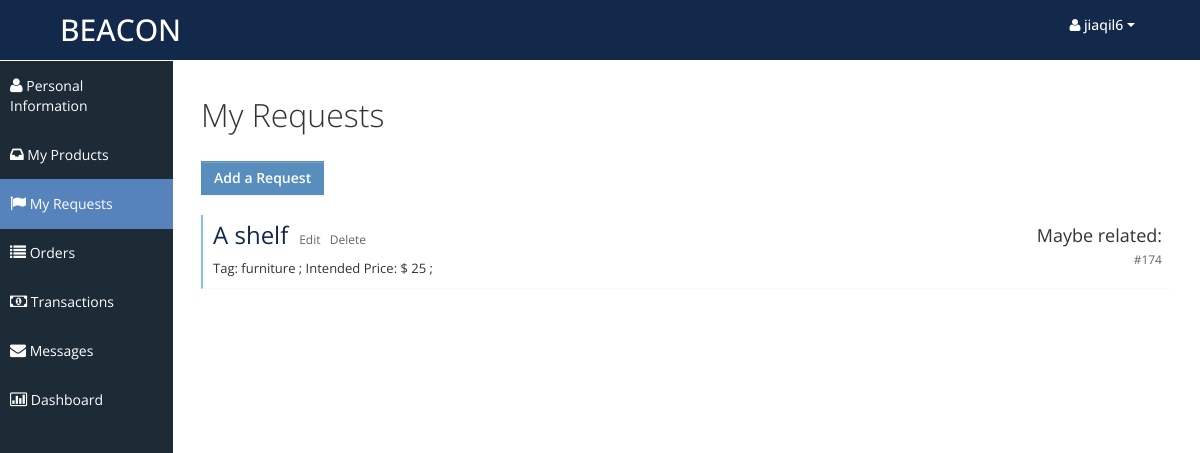
The page /myrequests.php (signed in) on the database its author committed.
### tables this page shows
CREATE TABLE `Requests` (
  `RequestId` int NOT NULL,
  `BuyerId` varchar(50) DEFAULT NULL,
  `ProductName` varchar(50) DEFAULT NULL,
  `Tag` varchar(50) DEFAULT NULL,
  `Description` varchar(500) DEFAULT NULL,
  `Image` varchar(100) DEFAULT NULL,
  `IntendedPrice` double DEFAULT NULL,
  `SaleId` int DEFAULT NULL,
  `DatePost` timestamp NOT NULL DEFAULT CURRENT_TIMESTAMP
);

### myrequests.php (the view, shortened to what this page needs)
<?php
	$curr_user = $_SESSION['curr_user'];
	if (empty($curr_user)) {
		$msg = "curr_user is empty";
	}
	else {
		$conn = connectDB();
		$sql = "SELECT * FROM Requests WHERE BuyerId = '$curr_user'";
		$result = $conn->query($sql);
		$array = array();
		while($row = mysqli_fetch_assoc($result)){
			$array[]=$row;
		}
	}
?>
<!DOCTYPE html>
<html lang="en">
<head>
	<link id="bootstrap-style" href="css/bootstrap.min.css" rel="stylesheet">
	<link href="css/bootstrap-responsive.min.css" rel="stylesheet">
	<link id="base-style" href="css/style.css" rel="stylesheet">
	<link id="base-style-responsive" href="css/style-responsive.css" rel="stylesheet">
</head>
<body>
	<div class="navbar">
		<div class="navbar-inner">
			<div class="container-fluid">
				<a class="brand" href="index.php"><span>BEACON</span></a>
				<div class="nav-no-collapse header-nav">
					<ul class="nav pull-right">
						<li class="dropdown">
							<a class="btn dropdown-toggle" data-toggle="dropdown" href="#">
								<span><span><i class="icon-user"> </i><?php echo $curr_user; ?></span></span>
								<span class="caret"></span>
							</a>
						</li>
					</ul>
				</div>
			</div>
		</div>
	</div>
	<div class="container-fluid-full">
	<div class="row-fluid">
	<div id="sidebar-left" class="span2">
		<div class="nav-collapse sidebar-nav">
			<ul class="nav nav-tabs nav-stacked main-menu">
				<li><a href="myprofile.php"><i class="icon-user"></i><span class="hidden-tablet"> Personal Information</span></a></li>
				<li><a href="myproducts.php"><i class="icon-inbox"></i><span class="hidden-tablet"> My Products</span></a></li>
				<li><a href="myrequests.php"><i class="icon-flag"></i><span class="hidden-tablet"> My Requests</span></a></li>
				<li><a href="myorders.php"><i class="icon-list"></i><span class="hidden-tablet"> Orders</span></a></li>
				<li><a href="mytransactions.php"><i class="icon-money"></i><span class="hidden-tablet"> Transactions</span></a></li>
				<li><a href="messages.html"><i class="icon-envelope"></i><span class="hidden-tablet"> Messages</span></a></li>
				<li><a href="dashboard.php"><i class="icon-bar-chart"></i><span class="hidden-tablet"> Dashboard</span></a></li>
			</ul>
		</div>
	</div>
	<div id="content" class="span10">
		<div class="row-fluid">
			<div class="span12">
				<h1>My Requests</h1> </br>
				<a href= "post_request.php" class="btn btn-primary" style="font-weight:600;"> Add a Request </a>
				<?php foreach($array as $val): ?>
				<div class="task none" style="margin-top:10px;">
					<div class="desc">
						<span class="title">
							<a href="single-product.php?Id=<?php echo $val['RequestId'];?>&choosedb=Requests" style="color:#13294B;font-size:x-large;"><?php echo $val['ProductName']; ?></a>
						</span>&nbsp;
						<a href="edit_request.php?id=<?php echo $val['RequestId'];?>" style="font-size:12px;">Edit </a>&nbsp;
						<a href="javascript:void(0);" onclick="delete_post(<?php echo $val['RequestId']; ?>, 'Requests')" style="font-size:12px;">Delete</a>
						<div style="font-size:13px; margin-top:8px;">
							Tag: <?php echo $val['Tag']; ?> ;
							Intended Price: $ <?php echo $val['IntendedPrice']; ?> ;
						</div>
					</div>
					<div class="time">
					<div class="date"> <?php echo $val['SaleId']==null ? "Requesting": "Maybe related:"; ?> </div>
						<div> <a href="single-product.php?Id=<?php echo $val['SaleId'];?>&choosedb=Sales"><?php echo $val['SaleId']==null ? "": "#".$val['SaleId']; ?></a> </div>
					</div>
				</div>
				<?php endforeach; ?>
			</div>
		</div>
	</div>
	</div>
	</div>
</body>
</html>

### css/style.css (style rules this page uses)
body { background: #F5F5F5; color: #333; border: none; font-family: 'Open Sans', sans-serif; font-weight: 400; }
a { color: #646464; }
h1 { font-size: 32px; line-height: 32px; font-weight: 300; }
.navbar { margin-bottom: 0px; }
.navbar-inner { margin-bottom: 0px; min-height: 60px; padding-right: 20px; padding-left: 20px; background: #13294b; filter: none; text-shadow: 1px 1px 1px #13294b; border: none; color: #fff; -webkit-border-radius: 0px; -moz-border-radius: 0px; border-radius: 0px; *zoom: 1; border-bottom: 1px solid #fff; }
.navbar-inner a { color: #7b7b7b; text-shadow: 0 -1px 1px #1e3877; }
.navbar-inner a i { margin-top: 2px; }
a.brand span { color: #fff; text-shadow: none; }
.header-nav { padding: 0px; color: #fff !important; background: #000 !important; }
.header-nav .nav { margin: 0px; }
.header-nav .btn { display: inline-block; padding: 21px 20px; margin-top: 0px; margin-left: 0px; font-size: 14px; line-height: 20px; text-align: center; text-shadow: none; vertical-align: middle; cursor: pointer; background: transparent; border-left: none; border-right: none; border-top: 0px; border-bottom: 0px; -webkit-border-radius: 0px; -moz-border-radius: 0px; border-radius: 0px; -webkit-box-shadow: none !important; -moz-box-shadow: none !important; box-shadow: none !important; }
.header-nav a.btn { color: #fff !important; text-shadow: none !important; padding: 15px 25px !important; }
.header-nav .btn .caret { border-top-color: #fff !important; border-bottom-color: #fff !important; }
#sidebar-left { background: #1C2B36; }
.sidebar-nav > ul { margin: 0px; padding-bottom: 1px; font-size: 14px; }
.nav-tabs.nav-stacked > li > a, .nav-tabs.nav-stacked > li > ul > li > a { padding: 15px 10px 14px 10px; color: #fff; border-top: none; border-bottom: 1px solid transparent; border-left: none; border-right: none; text-decoration: none; -webkit-border-radius: 0px; -moz-border-radius: 0px; border-radius: 0px; }
.nav-tabs.nav-stacked > li:last-child > a { border-bottom: 1px solid transparent; }
.nav-tabs.nav-stacked > li > a > i, .nav-tabs.nav-stacked > li > ul > li > a > i { opacity: 1; filter: alpha(opacity=100); -ms-filter:"progid:DXImageTransform.Microsoft.Alpha(Opacity=100)"; font-size: 16px; }
.nav-tabs.nav-stacked > li.active > a, .nav-tabs.nav-stacked > li > ul > li.active > a { background: #5783bc; border-bottom: 1px solid #5783bc; }
.nav-tabs.nav-stacked > li:first-child > a { margin: 0px 0px 0px 0px; -webkit-border-radius: 0px; -moz-border-radius: 0px; border-radius: 0px; }
.nav-tabs.nav-stacked > li:last-child > a { -webkit-border-radius: 0px; -moz-border-radius: 0px; border-radius: 0px; }
#content { background: #ffffff; filter: none; min-height: 100%; padding: 20px 20px; position: relative; }
.btn { display: inline-block; padding: 6px 12px; margin-bottom: 10px; font-size: 14px; font-weight: 500; line-height: 20px; text-align: center; white-space: nowrap; vertical-align: middle; cursor: pointer; border: 1px solid #a7a9aa; -webkit-border-radius: 0px !important; border-radius: 0px !important; }
.btn i { margin-top: 2px; }
.btn { color: #ffffff; background-color: #a7a9aa; border-color: #a7a9aa; background-image: none; filter: none; text-shadow: none; }
.btn-primary { background-color: #578EBE; border-color: #578EBE; }
.task { border-bottom: 1px solid #f9f9f9; margin-bottom: 1px; }
.task.none { border-left: 2px solid #7fc3e1; }
.task .desc { display: inline-block; width: 75%; padding: 10px 10px; font-size: 12px; }
.task .desc .title { font-size: 18px; margin-bottom: 5px; }
.task .time { display: inline-block; float: right; width: 15%; padding: 10px 10px 10px 0px; font-size: 12px; text-align: right; }
.task .time .date { font-size: 18px; margin-bottom: 5px; }
.navbar .brand { margin: 10px; margin-left: 0px; font-size: 30px; font-weight: 500; }

### css/style-responsive.css (style rules this page uses)
@media (min-width: 1200px) { .container-fluid-full { overflow: hidden; position: relative; height: 100%; } }
@media (min-width: 1200px) { #content { width: 85.578%; padding: 28px; margin: 0px 0px; margin-left: 14.422% !important; } }
@media (min-width: 1200px) { #sidebar-left { background: #1C2B36; margin-left: 0px !important; position: absolute; height: 100%; } }
@media (min-width: 1200px) { .sidebar-nav > ul { margin: 0px; } }

### css/halflings.css (style rules this page uses)
html, html .halflings { -webkit-font-smoothing: antialiased !important; }

### rows shown on the page
requests: ProductName "A shelf", Tag "furniture", IntendedPrice "25", shows "Maybe related:", SaleId "174"

### other values the page prints
$curr_user "jiaqil6"
